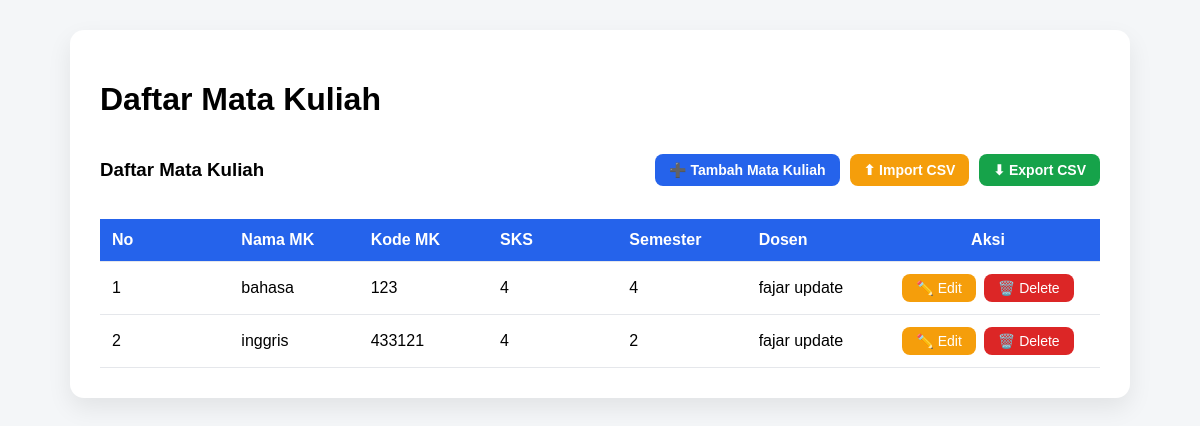
Screenshot of /matakuliah/ with the database file from the repository.
### mahasiswa/models.py (models this page shows, shortened)
class MataKuliah(models.Model):
    nama_mk = models.CharField(max_length=100)
    kode_mk = models.CharField(max_length=10, unique=True)
    sks = models.IntegerField(
        validators=[MinValueValidator(1), MaxValueValidator(6)]
    )
    semester = models.PositiveSmallIntegerField()
    dosen = models.ForeignKey(
        Dosen,
        on_delete=models.CASCADE,
        related_name='mata_kuliah'
    )
    mahasiswa = models.ManyToManyField(
        Mahasiswa,
        blank=True,
        related_name='mata_kuliah'
    )

class Dosen(models.Model):
    nama = models.CharField(max_length=100)
    nidn = models.CharField(max_length=20, unique=True)
    email = models.EmailField()
    no_hp = models.CharField(max_length=15)
    alamat = models.TextField()
    homebase = models.CharField(max_length=100)

### mahasiswa/views.py (the view)
# urls.py: path('matakuliah/', views.matakuliah_list, name='matakuliah_list'),
def matakuliah_list(request):
    matakuliah = MataKuliah.objects.all()
    return render(request, 'mahasiswa/matakuliah.html', {
        'matakuliah': matakuliah
    })

### mahasiswa/templates/mahasiswa/matakuliah.html (shortened to what this page needs)
{% extends 'mahasiswa/base.html' %}
{% block content %}
<h1>Daftar Mata Kuliah</h1>
<div class="toolbar">
  <div class="toolbar-left">
    <h3>Daftar Mata Kuliah</h3>
  </div>
  <div class="toolbar-right">
    <a href="{% url 'input_matakuliah' %}" class="btn btn-primary">
      ➕ Tambah Mata Kuliah
    </a>
    <a href="{% url 'import_csv_matakuliah' %}" class="btn btn-warning">
      ⬆ Import CSV
    </a>
    <a href="{% url 'export_csv_matakuliah' %}" class="btn btn-success">
      ⬇ Export CSV
    </a>
  </div>
</div>
<table>
  <thead>
    <tr>
      <th>No</th>
      <th>Nama MK</th>
      <th>Kode MK</th>
      <th>SKS</th>
      <th>Semester</th>
      <th>Dosen</th>
      <th class="aksi">Aksi</th>
    </tr>
  </thead>
  <tbody>
    {% for mk in matakuliah %}
    <tr>
      <td>{{ forloop.counter }}</td>
      <td>{{ mk.nama_mk }}</td>
      <td>{{ mk.kode_mk }}</td>
      <td>{{ mk.sks }}</td>
      <td>{{ mk.semester }}</td>
      <td>{{ mk.dosen.nama }}</td>
      <td class="aksi">
        <div class="aksi-wrapper">
          <a href="{% url 'edit_matakuliah' mk.id %}" class="btn-edit">
            ✏️ Edit
          </a>
          <form method="post"
                action="{% url 'delete_matakuliah' mk.id %}"
                onsubmit="return confirm('Yakin ingin menghapus mata kuliah ini?')">
            <button type="submit" class="btn-delete">
              🗑️ Delete
            </button>
          </form>
        </div>
      </td>
    </tr>
    {% empty %}
    <tr>
      <td colspan="7" style="text-align:center;">
        Belum ada data mata kuliah
      </td>
    </tr>
    {% endfor %}
  </tbody>
</table>
{% endblock %}

### mahasiswa/templates/mahasiswa/base.html (style rules this page uses)
body { font-family: Arial, sans-serif; background: #f4f6f8; margin: 0; padding: 30px; }
table { width: 100%; border-collapse: collapse; table-layout: fixed; }
th, td { padding: 12px; border-bottom: 1px solid #e5e7eb; text-align: left; }
th { background: #2563eb; color: white; }
th.aksi, td.aksi { width: 200px; text-align: center; }
.aksi-wrapper { display: inline-flex; gap: 8px; justify-content: center; align-items: center; }
.btn { display: inline-flex; align-items: center; gap: 6px; padding: 8px 14px; border-radius: 8px; font-size: 14px; font-weight: 600; text-decoration: none; color: white; border: none; cursor: pointer; }
.btn-primary { background: #2563eb; }
.btn-warning { background: #f59e0b; }
.btn-success { background: #16a34a; }
.btn-edit { background: #f59e0b; color: white; padding: 6px 14px; border-radius: 8px; text-decoration: none; font-size: 14px; }
.btn-delete { background: #dc2626; color: white; padding: 6px 14px; border-radius: 8px; border: none; cursor: pointer; font-size: 14px; }
.toolbar { display: flex; justify-content: space-between; align-items: center; margin-bottom: 20px; }
.toolbar-right { display: flex; gap: 10px; }

### rows the page displays
MataKuliah: nama_mk "bahasa", kode_mk "123", sks "4", semester "4", dosen.nama "fajar update"
MataKuliah: nama_mk "inggris", kode_mk "433121", sks "4", semester "2", dosen.nama "fajar update"
